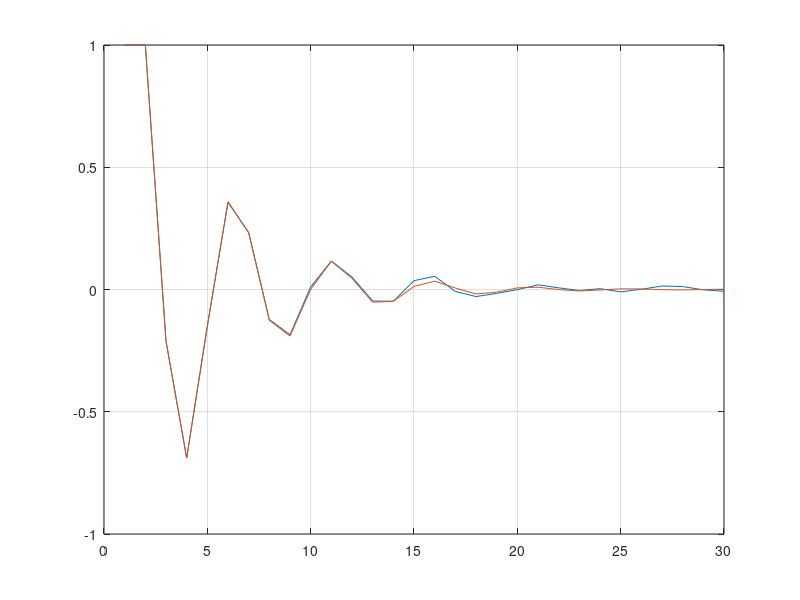

This figure's MATLAB source: (Note: this script raises an error after producing the figure.)
clc;
clear all;
close all;

len = 30;
e = normrnd(0, .01, len, 1);
sys = [0.4 -0.6];

y = zeros(len, 1);
y(1:2) = 1;
for k = 3:len
    y(k) = sys*[y(k-1); y(k-2)] + e(k);
end

figure
plot(y)
hold on
grid on

%Ident
phi = [y(2:end-1) y(1:end-2)];
sys_hat = phi\y(3:end);

y_hat = zeros(len, 1);
y_hat(1:2) = 1;
for k=3:len
    y_hat(k) = sys_hat'*[y_hat(k-1); y_hat(k-2)];
end

plot(y_hat)

figure
autocorr(y-y_hat)